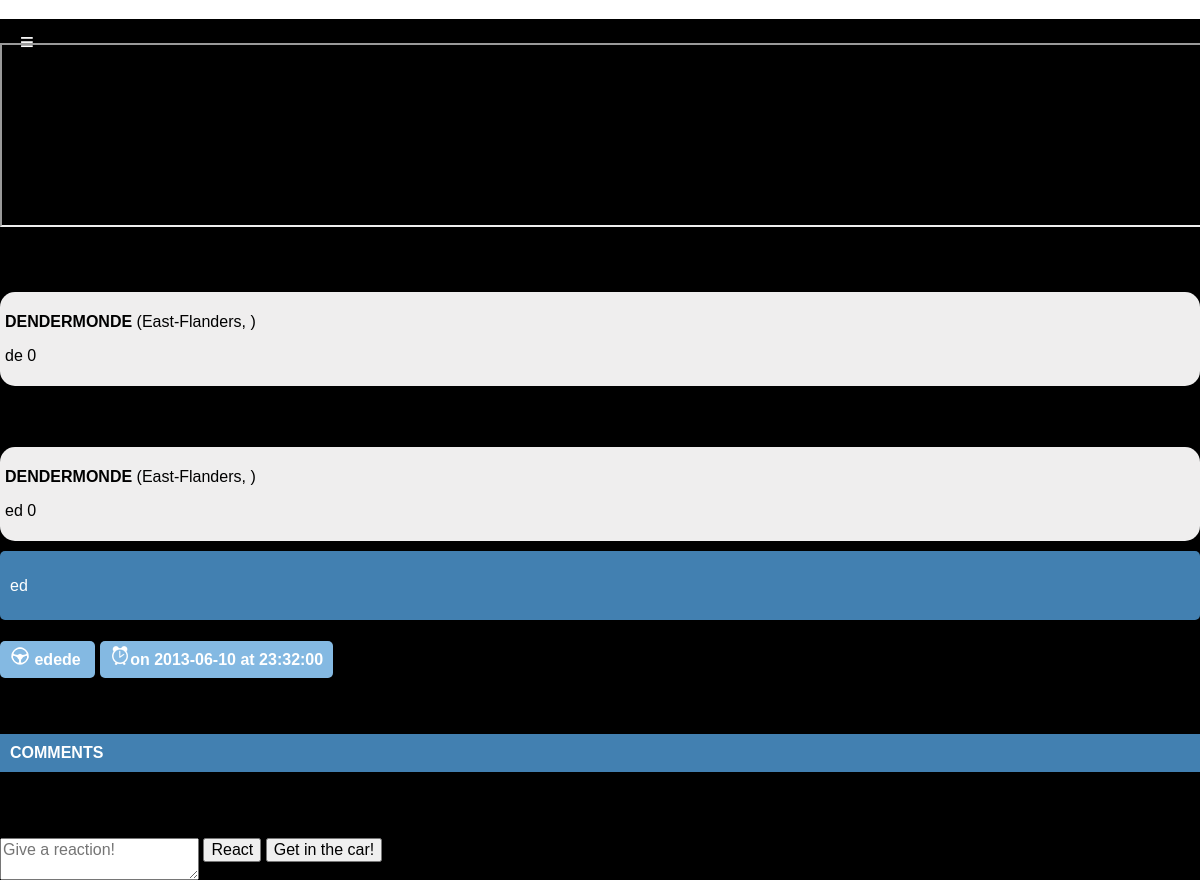
/rides.php?ride_id=58 (signed in), run on the app's committed database.
### tables this page shows
CREATE TABLE IF NOT EXISTS `rides` (
  `ride_id` int(11) NOT NULL AUTO_INCREMENT,
  `ride_date` date NOT NULL,
  `ride_time` time NOT NULL,
  `username` varchar(255) NOT NULL,
  `ride_country` varchar(255) NOT NULL,
  `ride_state` varchar(255) NOT NULL,
  `ride_city` varchar(255) NOT NULL,
  `ride_street` varchar(255) NOT NULL,
  `ride_streetnumber` int(11) NOT NULL,
  `ride_countryto` varchar(255) NOT NULL,
  `ride_stateto` varchar(255) NOT NULL,
  `ride_cityto` varchar(255) NOT NULL,
  `ride_streetto` varchar(255) NOT NULL,
  `ride_streetnumberto` int(11) NOT NULL,
  `ride_description` varchar(500) NOT NULL,
  `ride_seats` int(2) NOT NULL,
  `ride_creator_id` int(11) NOT NULL,
  PRIMARY KEY (`ride_id`)
);

### classes/Ride.class.php (called while the page is built, shortened)
<?php
include_once ("Db.class.php");
class Ride {
	public function getRideById($ride_id)
	{
		$db = new Db();
		$select = "SELECT * FROM rides WHERE ride_id=".$ride_id.";";
		$result = $db->mysqli->query($select);
		return $data=$result->fetch_assoc();
	}
}
?>

### classes/Db.class.php (called while the page is built, shortened)
<?php
	class Db
	{
		private $m_sHost = "localhost";
		private $m_sUser = "root";
		private $m_sPassword = "root";
		private $m_sDatabase = "ridewithme";
		public function __construct()
		{
			$this->mysqli = @new mysqli($this->m_sHost, $this->m_sUser, $this->m_sPassword, $this->m_sDatabase);
		}
	}
?>

### rides.php (the view, shortened to what this page needs)
<?php
include_once ("classes/Ride.class.php");
$ride = new Ride();
$ride_id = $_GET['ride_id'];
$details = $ride->getRideById($ride_id);
?><!doctype html>
<html lang="en">
	<head>
		<?php include_once("includes/head.php");?>
	</head>
	<body>
        <div data-role="page">
			<div id="sidebar">
	<div data-theme="b" data-role="header">
        <h3>
            <?php echo $details['ride_city'] . " - " . $details['ride_cityto']; ?>
        </h3>
        <header>
			<nav id="mobile-bar"></nav>
		</header>
	</div>
    </div>        <iframe id="iframe"  src="https://maps.google.be/maps?saddr=<?php echo $details['ride_street'] . "+" . $details['ride_streetnumber'] . "+" . $details['ride_city'] . "+" . $details['ride_country']?>&amp;daddr=<?php echo $details['ride_streetto'] . "+" . $details['ride_streetnumberto'] . "+" . $details['ride_cityto'] . "+" . $details['ride_countryto']?>&amp;output=embed" scrolling="no"></iframe>
    <div data-role="content">
		<h4>FROM</h4>
        <div class="ride_from"><p><span><?php echo $details['ride_city'] . " </span>(" . $details['ride_state'] . ", " . $details['ride_country']?>)</p><p><?php echo $details['ride_street'] . " " . $details['ride_streetnumber']   ?></p></div>
		<h4>TO</h4>
		<div class="ride_from"><p><span><?php echo $details['ride_cityto'] . " </span>(" . $details['ride_stateto'] . ", " . $details['ride_countryto']?>) </p><p><?php echo $details['ride_streetto'] . " " . $details['ride_streetnumberto'] ?></p></div>
        <div class="ride_description" ><p><?php echo $details['ride_description'] . "<br/></p></div>" ?>
       	<div><p><span class="driver"><img src="img/steer_w.png"/><?php echo " " .  $details['username'] ?> </span>
       		<span class="driver"><img src="img/clock_w.png"/><?php echo  "on " . $details['ride_date'] . " at " . $details['ride_time'] ?> </span>
       	</p></div>
<h4 id="comments">COMMENTS</h4>
				<div id="ride_list">
				<ul id="listupdates">
				</ul>
				</div>
				<div id="ride_react">
					<form action="<?php echo $_SERVER['PHP_SELF'] . "?ride_id=" .$ride_id; ?>" method="post">
					<textarea  name="comment" id="ride_message" placeholder="Give a reaction!"></textarea>
					<button type="submit" data-theme="b"  data-inline="true" name="btnReact" id="btnReact" data-rid="<?php echo $ride_id ?>">React </button>
					<button type="submit" data-theme="b" name="btnCheckIn" id="btnCheckIn">Get in the car! </button>
					</form>
				</div>
	</div>
	</body>
</html>

### css/screen.css (style rules this page uses)
body { font-family: Helvetica, Arial,sans-serif; }
nav { background-color: #2d2d2d; padding: 8px 10px; text-align: right; height: 25px; border-bottom: 1px solid black; }
#mobile-bar { background: none; float: left; border: none; font-weight:100; margin-top: -39px; margin-right: -100px; margin-left: 10px; }
#comments { background-color: #4280b1; color:white; font-weight:bold; padding-left: 10px; padding-top: 10px; padding-bottom:10px; margin-top:50px; }
#listupdates { width: auto; height: auto; margin-top: 30px; padding-bottom: 20px; font-family: arial; font-size: 1em; color: black; list-style:none; margin-left:-35px; }
iframe { width: 90%; height: 180px; margin: 0; padding: 0; margin: -40px -5px 0 0; }
#iframe { width: 100%; height: 180px; margin: 0; padding: 0; margin: -16px 0 0 0; }
.ride_from { border-radius: 15px; -moz-border-radius: 15px; -webkit-border-radius: 15px; background-color:#efeeee; padding: 5px; margin-bottom:10px; border: 0px; }
.ride_from p span { text-transform:uppercase; font-weight:bold; }
.ride_description { background-color: #4280b1; -moz-border-radius: 5px; -webkit-border-radius: 5px; padding:5px; padding-left:10px; color:white; line-height: 1.7em; }
.driver { -moz-border-radius: 5px; -webkit-border-radius: 5px; background-color: #84b9e2; padding: 10px; margin-right: 5px; line-height:3em; color:white; font-weight:bold; }
#ride_react textarea { color: #4280b1; }

### data on the page
rides: ride_city "Dendermonde", ride_city "DENDERMONDE", ride_state "East-Flanders", ride_street "de", ride_streetnumber "0", ride_cityto "DENDERMONDE", ride_stateto "East-Flanders", ride_streetto "ed", ride_streetnumberto "0", ride_description "ed", username "edede", ride_date "2013-06-10", ride_time "23:32:00"
